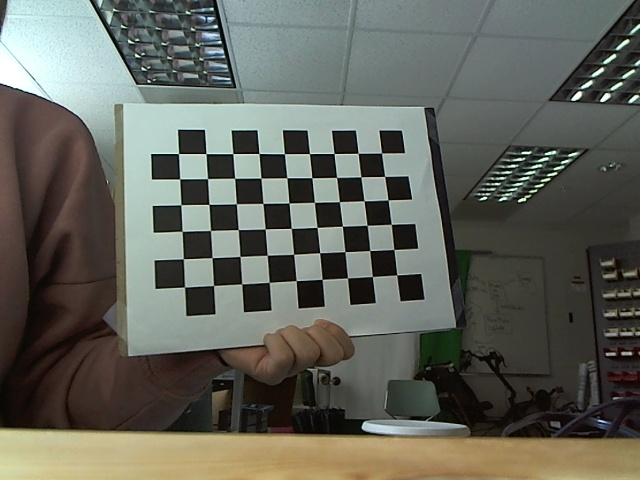
#> input picture chessboard/left_00.jpg, 640 x 480 px, given in place of the camera
$ python realtime_preprocessing.py
#> lines starting #> are read from the running program, lines starting #| are printed output that depends on the picture; after the words box and inside, x2 and y2 are one past the last pixel; in counts of white or black regions, pixels touching at a corner belong together
import cv2
import numpy as np


'''This file tests uses the preprocessing technique in a realtime setting.'''

cap = cv2.VideoCapture(0)  # creating camera object

while (cap.isOpened()):
    ret1, img = cap.read()  # reading the frames
#> img is the input picture: shape (480, 640, 3); mean B, G, R 91, 99.8, 98.2
    #img = cv2.resize(img, (1280, 720))
    gray = cv2.cvtColor(img, cv2.COLOR_BGR2GRAY)
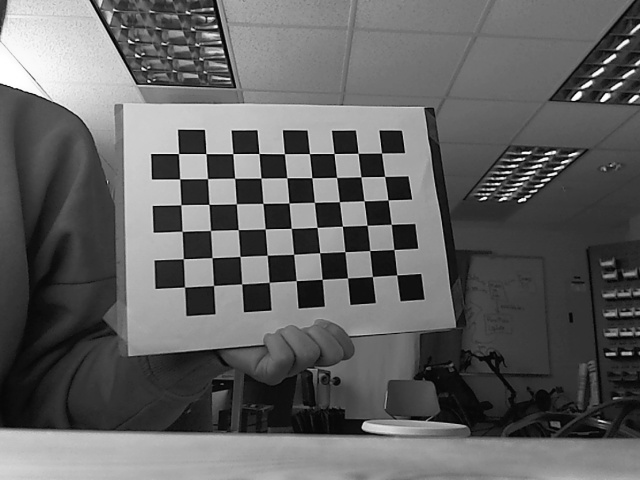
#> gray: shape (480, 640); min 1, max 255, mean 98.3
    blur = cv2.GaussianBlur(gray, (5, 5), 0)
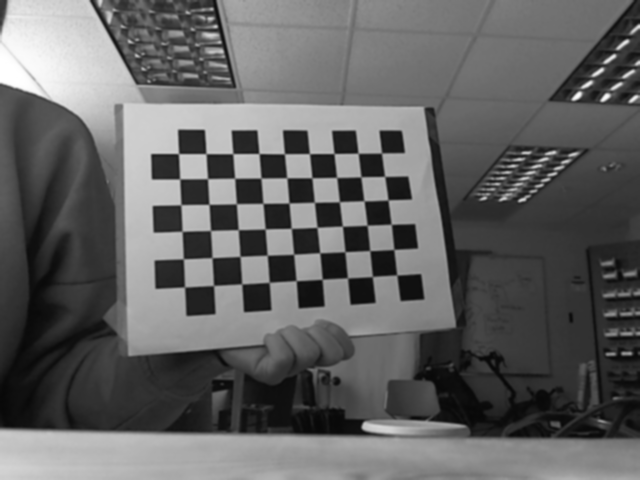
#> blur: shape (480, 640); min 8, max 255, mean 98.3
    ret2, thresh1 = cv2.threshold(blur, 70, 255, cv2.THRESH_BINARY_INV + cv2.THRESH_OTSU)
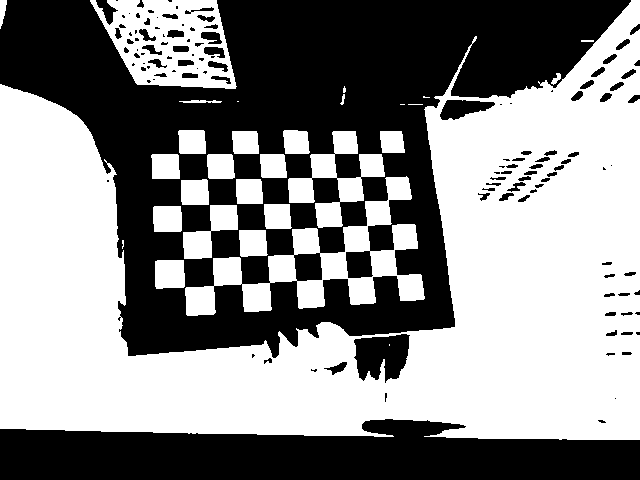
#> thresh1: shape (480, 640); 54.3% white; 125 black regions (52 under 20 px), largest, box (x1, y1, x2, y2) and area: (0, 0, 631, 358) 103707, (0, 419, 640, 480) 29839, (354, 334, 410, 383) 1965
#> ret2 = 102

    cv2.imshow('drawing', thresh1)


    k = cv2.waitKey(10)
#> (key Esc is pressed here)
    char = chr(k & 0xFF)
    if char == 'q':
        break


cv2.destroyAllWindows()
cap.release()

$ run again, on chessboard/left_01.jpg
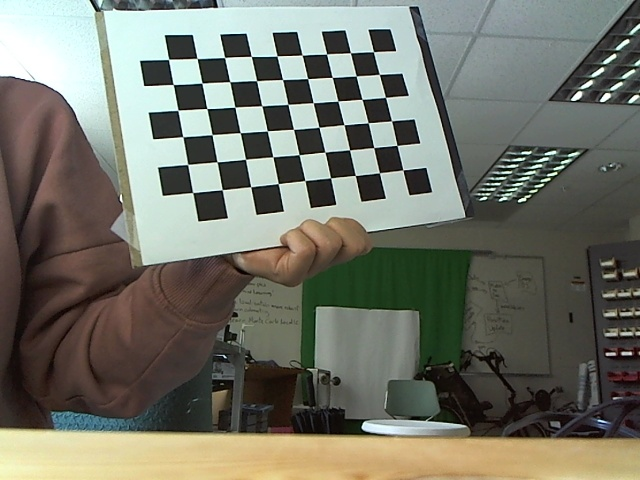
#> input picture chessboard/left_01.jpg, 640 x 480 px, given in place of the camera
#> img is the input picture: shape (480, 640, 3); mean B, G, R 105.1, 116.3, 114.9
#> `blur = cv2.GaussianBlur(gray, (5, 5), 0)`:
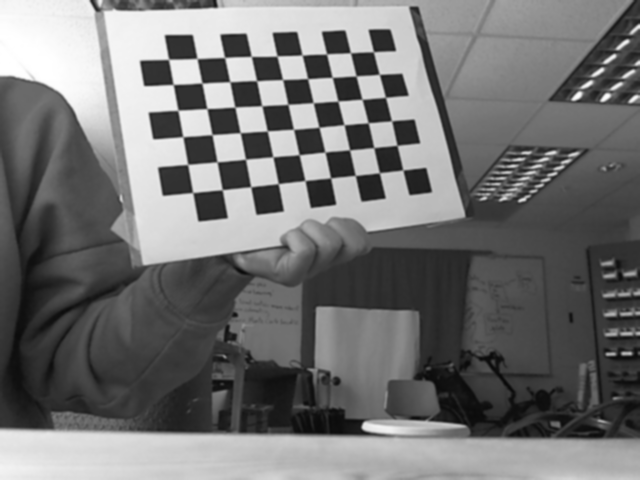
#> blur: shape (480, 640); min 10, max 255, mean 114.6
#> `ret2, thresh1 = cv2.threshold(blur, 70, 255, cv2.THRESH_BINARY_INV + c..`:
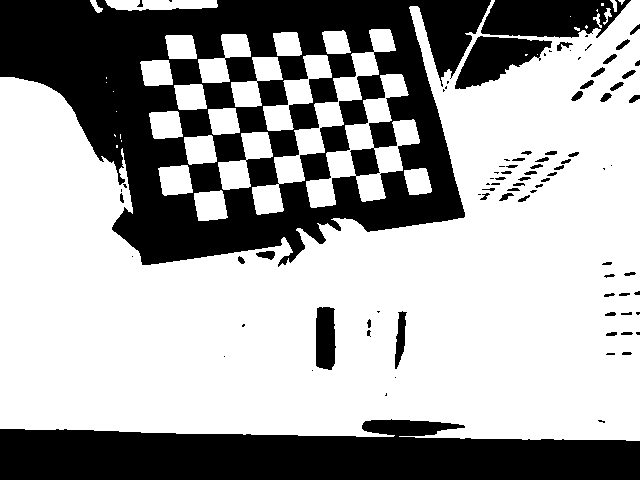
#> thresh1: shape (480, 640); 64.4% white; 90 black regions (36 under 20 px), largest, box (x1, y1, x2, y2) and area: (0, 0, 491, 267) 68911, (0, 419, 640, 480) 29674, (481, 0, 631, 38) 4323
#> ret2 = 133

$ run again, on chessboard/left_02.jpg
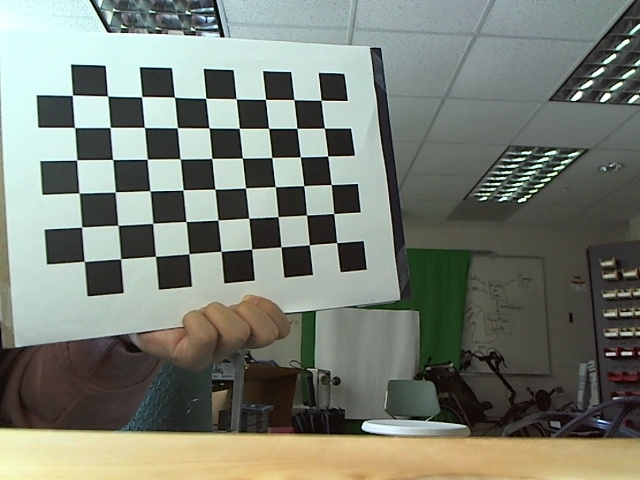
#> input picture chessboard/left_02.jpg, 640 x 480 px, given in place of the camera
#> img is the input picture: shape (480, 640, 3); mean B, G, R 115.8, 126.4, 121.1
#> `blur = cv2.GaussianBlur(gray, (5, 5), 0)`:
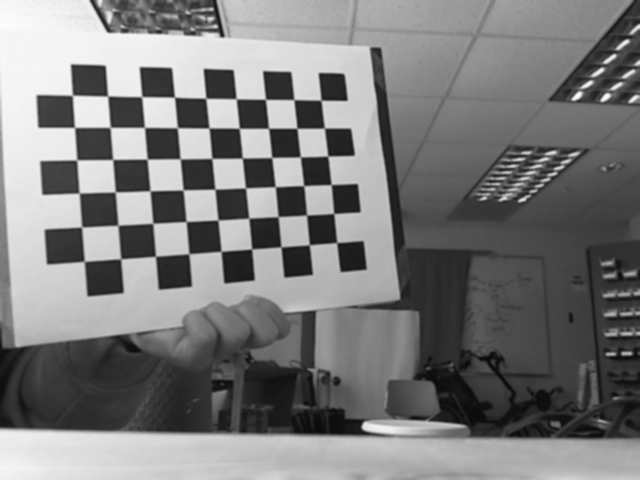
#> blur: shape (480, 640); min 10, max 253, mean 123.6
#> `ret2, thresh1 = cv2.threshold(blur, 70, 255, cv2.THRESH_BINARY_INV + c..`:
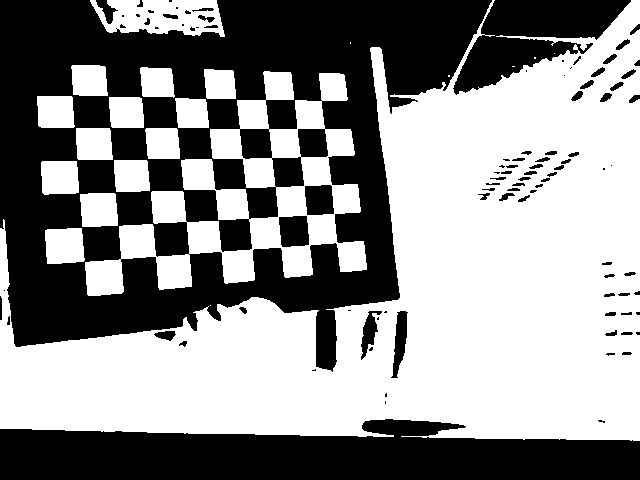
#> thresh1: shape (480, 640); 55.6% white; 98 black regions (35 under 20 px), largest, box (x1, y1, x2, y2) and area: (0, 0, 492, 372) 92691, (0, 419, 640, 480) 29741, (453, 0, 631, 95) 8439
#> ret2 = 130

$ run again, on chessboard/left_03.jpg
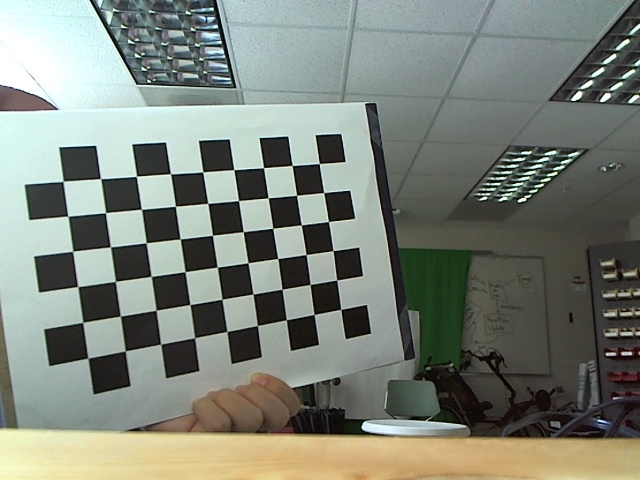
#> input picture chessboard/left_03.jpg, 640 x 480 px, given in place of the camera
#> img is the input picture: shape (480, 640, 3); mean B, G, R 121.2, 131.2, 125.2
#> `blur = cv2.GaussianBlur(gray, (5, 5), 0)`:
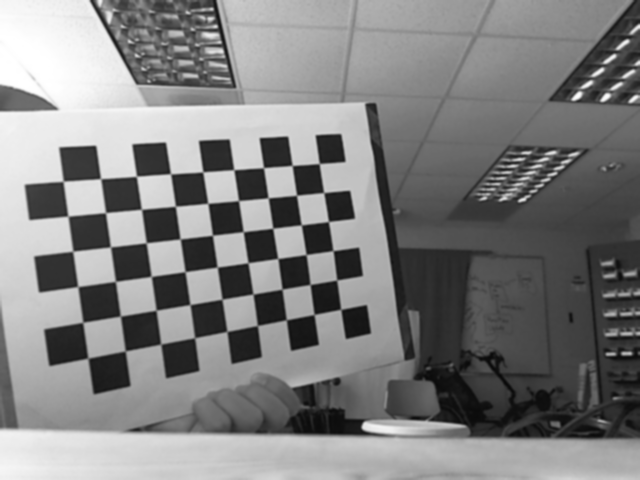
#> blur: shape (480, 640); min 10, max 255, mean 128.3
#> `ret2, thresh1 = cv2.threshold(blur, 70, 255, cv2.THRESH_BINARY_INV + c..`:
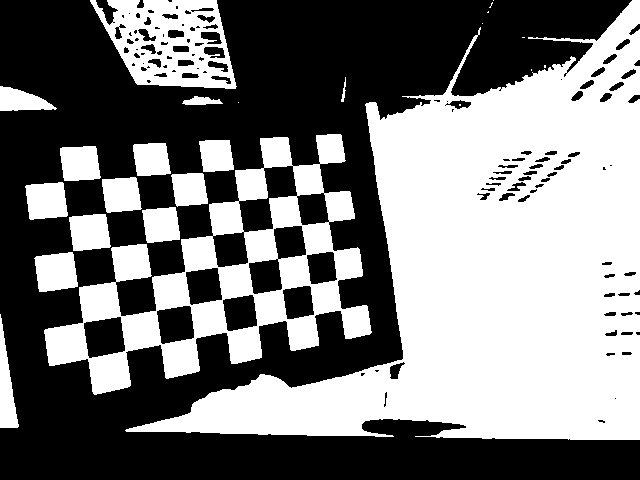
#> thresh1: shape (480, 640); 48.2% white; 25 white regions (9 under 20 px), largest, box (x1, y1, x2, y2) and area: (125, 0, 640, 440) 100875, (44, 134, 372, 395) 26568, (90, 0, 237, 89) 7642
#> ret2 = 126
